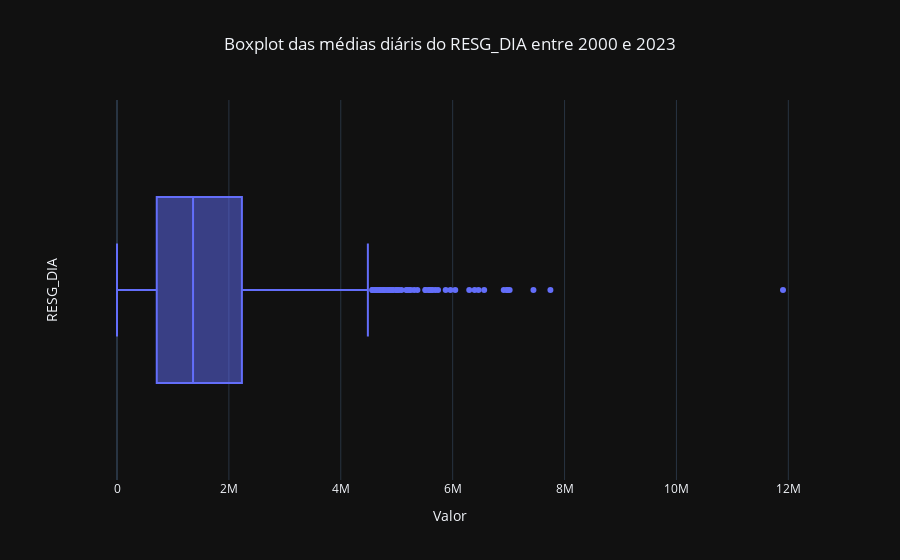

Here is the notebook cell this chart was saved with:
### Markdown cell above
### *Boxplot* das médias diárias do `RESG_DIA`

### Code cell
fig = px.box(
    data_frame= avg_resg_per_date,
    x= 'avg(RESG_DIA)', orientation= 'h',
    title= 'Boxplot das médias diáris do RESG_DIA entre 2000 e 2023' 
)
fig.update_layout(title= {'x': 0.5}, yaxis_title= 'RESG_DIA', xaxis_title= 'Valor')
fig.show()

### Figure 1 — Plotly figure (JSON) as saved in the notebook; plotly's stock layout.template omitted (floating-point values rounded to 4 significant figures; data arrays with more than 128 entries replaced by an {"elided": "..."} marker saying what was removed)
{"data": [{"alignmentgroup": "True", "hovertemplate": "avg(RESG_DIA)=%{x}<extra></extra>", "legendgroup": "", "marker": {"color": "#636efa"}, "name": "", "notched": false, "offsetgroup": "", "orientation": "h", "showlegend": false, "x": {"elided": "5934 float values"}, "x0": " ", "xaxis": "x", "y0": " ", "yaxis": "y", "type": "box"}], "layout": {"xaxis": {"anchor": "y", "domain": [0.0, 1.0], "title": {"text": "Valor"}}, "yaxis": {"anchor": "x", "domain": [0.0, 1.0], "title": {"text": "RESG_DIA"}}, "legend": {"tracegroupgap": 0}, "title": {"text": "Boxplot das médias diáris do RESG_DIA entre 2000 e 2023", "x": 0.5}, "boxmode": "group"}}
